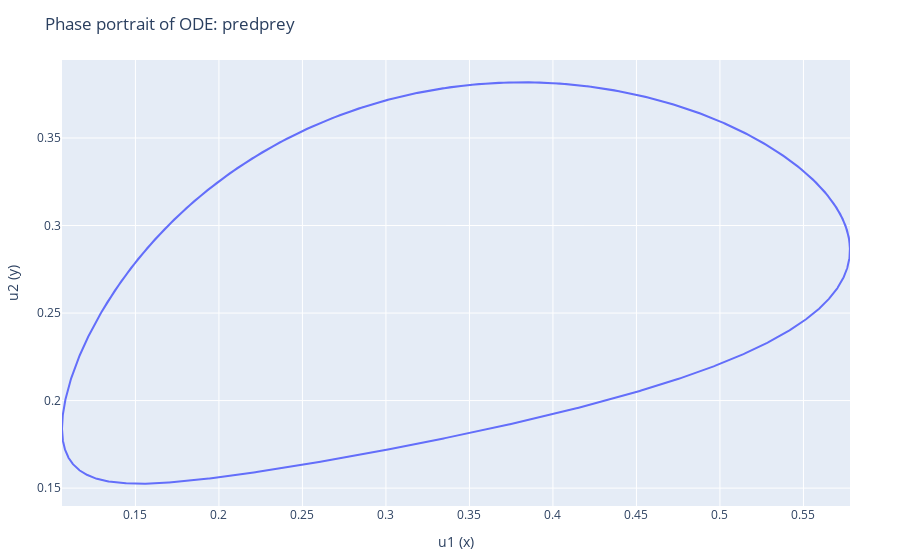

Source (notebook cell):
### Markdown cell above
We can plot the phase portrait of the function using the first u0 as our initial condition:

### Code cell
plot_phase_portrait(predprey, u0, 0:0.01:30, labels = ["u1 (x)" "u2 (y)"])

### Figure 1 — Plotly figure (JSON) as saved in the notebook; plotly's stock layout.template omitted (floating-point values rounded to 4 significant figures; data arrays with more than 128 entries replaced by an {"elided": "..."} marker saying what was removed)
{"data": [{"mode": "lines", "type": "scatter", "x": {"elided": "3001 float values"}, "y": {"elided": "3001 float values"}}], "layout": {"margin": {"b": 50, "l": 50, "r": 50, "t": 60}, "title": "Phase portrait of ODE: predprey", "xaxis": {"title": {"text": "u1 (x)"}}, "yaxis": {"title": {"text": "u2 (y)"}}}}
